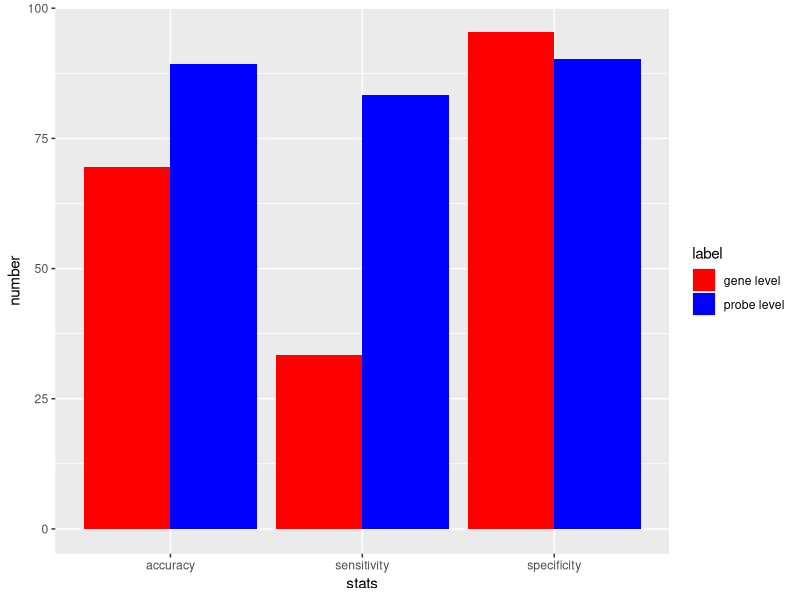

R code for this plot:
##################################################################
rm(list = setdiff(ls(), lsf.str()))
library(ggplot2)
library(plyr)
library(grid)
pdf("probe_gene_bar.pdf" ) 
D=read.csv("stats_Doxorubicin.csv",header=TRUE)

p=ggplot(data=D, aes(x=stats, y=number, fill=label)) +
    geom_bar(stat="identity", position=position_dodge())
p+scale_fill_manual(values=c("red","blue"))
dev.off() 